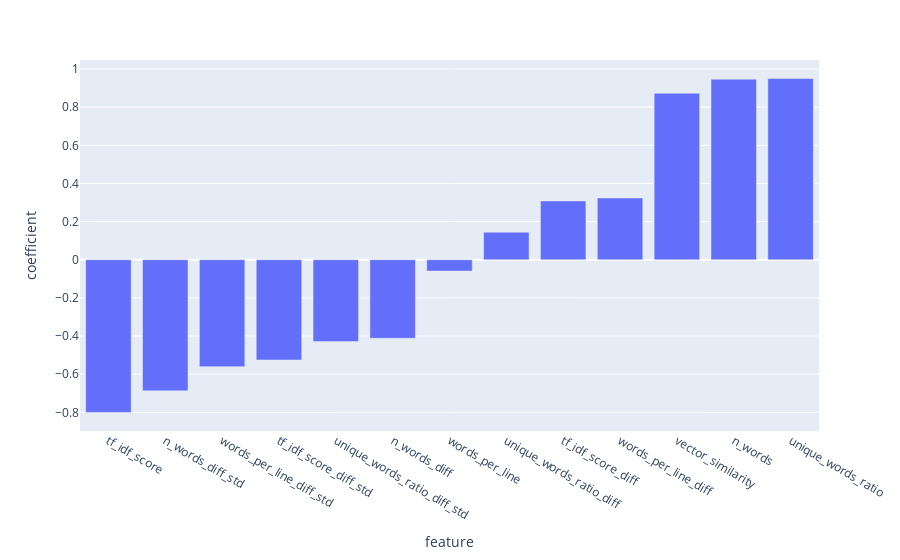

Notebook code for this chart:
### Code cell
feature_importance_df = pd.DataFrame({'feature': feature_org+feature_abs, 'coefficient':pipeline['clf'].coef_[0]})

px.bar(feature_importance_df.sort_values('coefficient'), x='feature', y='coefficient')

### Figure 1 — Plotly figure (JSON) as saved in the notebook; plotly's stock layout.template omitted (floating-point values rounded to 4 significant figures)
{"data": [{"alignmentgroup": "True", "hovertemplate": "feature=%{x}<br>coefficient=%{y}<extra></extra>", "legendgroup": "", "marker": {"color": "#636efa", "pattern": {"shape": ""}}, "name": "", "offsetgroup": "", "orientation": "v", "showlegend": false, "textposition": "auto", "type": "bar", "x": ["tf_idf_score", "n_words_diff_std", "words_per_line_diff_std", "tf_idf_score_diff_std", "unique_words_ratio_diff_std", "n_words_diff", "words_per_line", "unique_words_ratio_diff", "tf_idf_score_diff", "words_per_line_diff", "vector_similarity", "n_words", "unique_words_ratio"], "xaxis": "x", "y": [-0.8008, -0.6875, -0.5609, -0.5258, -0.4287, -0.4121, -0.05952, 0.1446, 0.3081, 0.324, 0.8729, 0.9466, 0.95], "yaxis": "y"}], "layout": {"barmode": "relative", "legend": {"tracegroupgap": 0}, "margin": {"t": 60}, "xaxis": {"anchor": "y", "domain": [0, 1], "title": {"text": "feature"}}, "yaxis": {"anchor": "x", "domain": [0, 1], "title": {"text": "coefficient"}}}}
